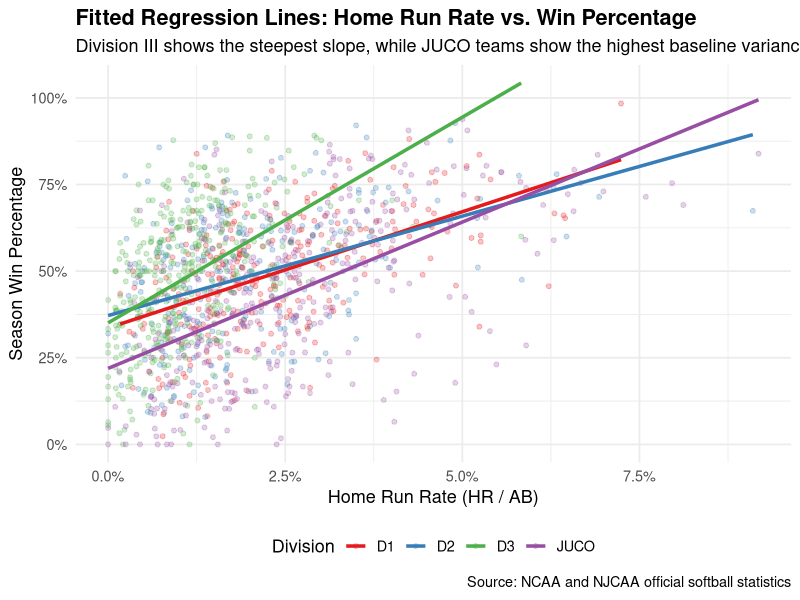

Here is the R script that generated this plot:
## ---- chunk 1
#| label: setup
#| message: false

library(tidyverse)

softball <- read_csv("softball_divisions.csv")
## ---- chunk 2
#| label: model-summary-table

# Fit linear models for each division and extract slope (effect size)
model_results <- softball |>
  group_by(division) |>
  summarize(
    model = list(lm(win_pct ~ hr_pct)),
    teams = n()
  ) |>
  mutate(
    intercept = map_dbl(model, \(m) coef(m)[1]),
    slope = map_dbl(model, \(m) coef(m)[2]),
    r_squared = map_dbl(model, \(m) summary(m)$r.squared)
  ) |>
  select(-model) |>
  arrange(desc(slope))

knitr::kable(
  model_results |>
    transmute(
      Division = division,
      `Number of Teams` = teams,
      `Baseline Win % (Intercept)` = scales::percent(intercept, accuracy = 0.1),
      `Win % Gain per +1% HR Rate` = scales::percent(slope / 100, accuracy = 0.1),
      `R² (Variance Explained)` = scales::percent(r_squared, accuracy = 0.1)
    ),
  align = "lcccc"
)
## ---- chunk 3
#| label: model-slopes-plot
#| fig-width: 9
#| fig-height: 5.5

ggplot(softball, aes(x = hr_pct, y = win_pct, color = division)) +
  geom_point(alpha = 0.25, size = 1.4) +
  geom_smooth(method = "lm", se = FALSE, linewidth = 1.2) +
  scale_x_continuous(labels = scales::percent_format(accuracy = 0.5)) +
  scale_y_continuous(labels = scales::percent_format(accuracy = 1)) +
  scale_color_brewer(palette = "Set1") +
  labs(
    title = "Fitted Regression Lines: Home Run Rate vs. Win Percentage",
    subtitle = "Division III shows the steepest slope, while JUCO teams show the highest baseline variance",
    x = "Home Run Rate (HR / AB)",
    y = "Season Win Percentage",
    color = "Division",
    caption = "Source: NCAA and NJCAA official softball statistics"
  ) +
  theme_minimal(base_size = 13) +
  theme(
    plot.title = element_text(face = "bold"),
    legend.position = "bottom"
  )
